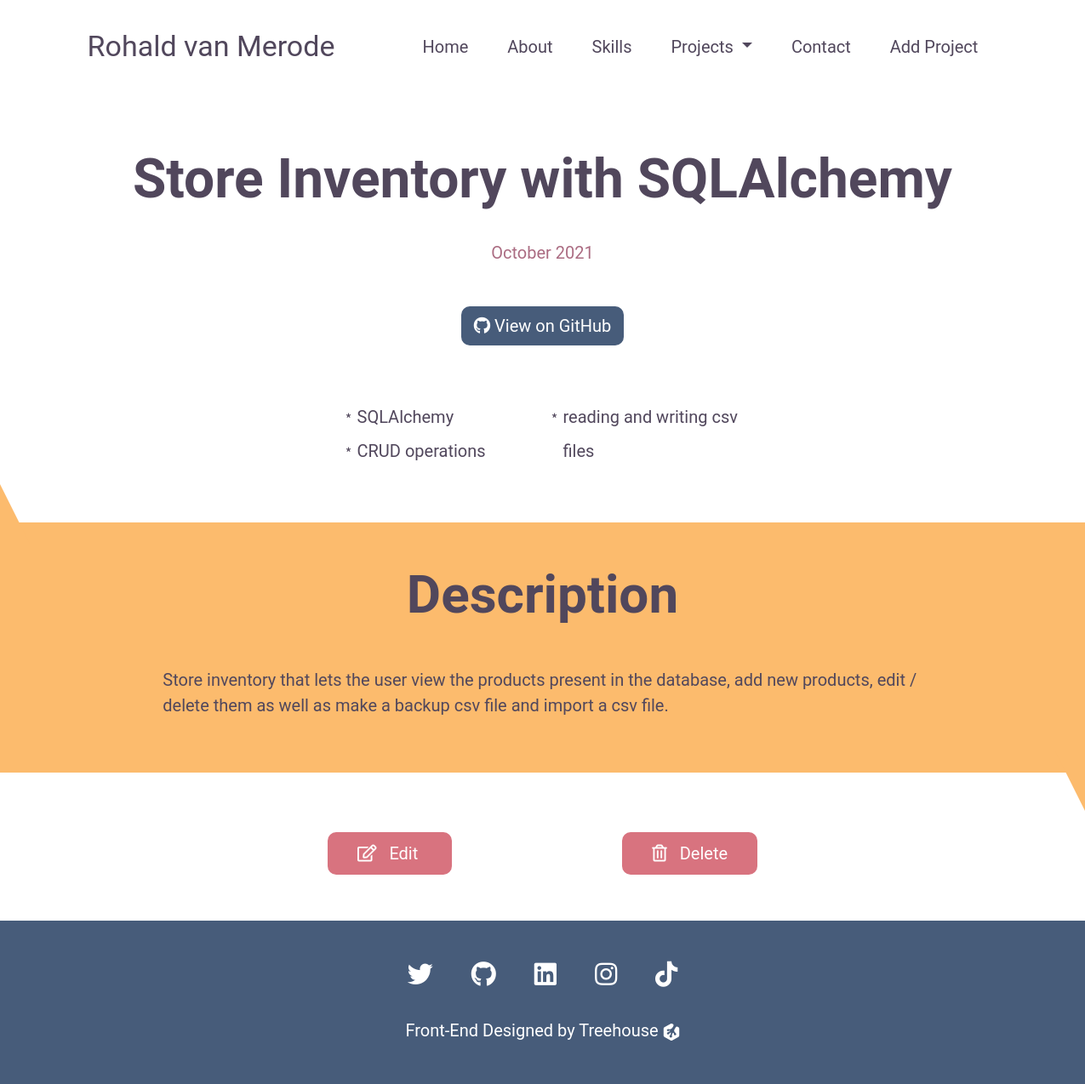
/projects/4, run on the app's committed database.
### models.py (models this page shows)
class Project(db.Model):
    id = db.Column(db.Integer, primary_key=True)
    title = db.Column('Title', db.String())
    completion_date = db.Column('Completion Date', db.DateTime)
    description = db.Column('Description', db.Text)
    skills = db.Column('Skills', db.String())
    github = db.Column('Github', db.String())
    screenshot = db.Column('Screenshot URL', db.String())

### app.py (the view)
@app.route('/projects/<id>')
def project(id):
    project = Project.query.get_or_404(id)
    date = project.completion_date.strftime('%B %Y')
    skills = project.skills.split(', ')
    return render_template('detail.html', project=project, date=date, skills=skills)

### templates/detail.html (shortened to what this page needs)
{% extends 'layout.html' %}
{% block content %}
    <section class="header">
        <h1>{{project.title}}</h1>
        <p>{{date}}</p>
        <a href="{{project.github}}" class="github-btn">
            <i class="fab fa-github"></i>
            View on GitHub
        </a>
        <ul class="project-skills">
            <div>
                {% for skill in skills %}
                <li>{{skill}}</li>
                {% endfor %}
            </div>
        </ul>
    </section>
    <section id="project-desc">
        <div id="triangle5"></div>
        <h2>Description</h2>
        <p>
            {{project.description}}
        </p>
        <div id="triangle6"></div>
    </section>
    <section id="edit-delete">
        <a href="{{ url_for('edit_project', id=project.id) }}">
            <i class="fas fa-edit"></i>
            Edit
        </a>
        <a href="{{ url_for('delete_project', id=project.id) }}">
            <i class="far fa-trash-alt"></i>
            Delete
        </a>
    </section>
    <section class="footer">
        <div class="socials">
            <a href="">
                <i class="fab fa-twitter"></i>
            </a>
            <a href="">
                <i class="fab fa-github"></i>
            </a>
            <a href="">
                <i class="fab fa-linkedin"></i>
            </a>
            <a href="">
                <i class="fab fa-instagram"></i>
            </a>
            <a href="">
                <i class="fab fa-tiktok"></i>
            </a>
        </div>
        <div class="treehouse">
            <p>
                Front-End Designed by
                <a href="https://teamtreehouse.com">
                    Treehouse
                </a>
            </p>
        </div>
    </section>
{% endblock %}

### static/styles.css (style rules this page uses)
:root { --primary-text: #51475c; --secondary-text: #ab6c82; --primary: #475c7a; --secondary: #fcbb6d; --accent: #d8737f; --white: #fff; }
* { font-family: 'Roboto', Arial, Helvetica, sans-serif; color: var(--primary-text); }
p, li, a { font-size: 20px; }
h2 { font-size: 30px; font-weight: bold; }
body { overflow-x: hidden; }
.header { margin-left: 5%; margin-right: 5%; margin-top: 5rem; text-align: center; }
.header h1 { font-size: 32px; font-weight: bold; }
.header p { font-size: 20px; color: var(--secondary-text); }
.header .github-btn { display: inline-block; margin-top: 2rem; margin-bottom: 4rem; }
.header .project-skills { list-style: none; text-align: left; margin: auto; line-height: 40px; max-width: 250px; margin-bottom: 4rem; }
.header .project-skills li { position: relative; }
.header .project-skills li::before { content: '\FE61'; position: absolute; left: -20px; }
.github-btn { border-radius: 10px; background-color: var(--primary); padding: 8px 15px; color: var(--white); text-decoration: none; }
.github-btn i { color: var(--white); }
.footer { background-color: var(--primary); text-align: center; padding-bottom: 2rem; }
.footer i, .footer p, .footer a { color: var(--white); text-decoration: none; }
.footer .socials { padding-top: 3rem; margin-bottom: 2rem; }
.footer .socials i { font-size: 30px; padding: 0 10px; }
.footer svg { height: 20px; width: 20px; }
#project-desc { background-color: var(--secondary); position: relative; text-align: center; padding-right: 5%; padding-left: 5%; }
#triangle5 { width: 0; height: 0; border-left: 50px solid transparent; border-right: 50px solid transparent; border-bottom: 100px solid var(--secondary); position: absolute; top: -75px; left: -65px; }
#project-desc h2 { padding-top: 3rem; margin-bottom: 3rem; }
#project-desc p { text-align: left; padding-bottom: 4rem; }
#triangle6 { width: 0; height: 0; border-left: 50px solid transparent; border-right: 50px solid transparent; border-top: 100px solid var(--secondary); position: absolute; bottom: -75px; right: -65px; }
#edit-delete { padding-top: 4rem; padding-bottom: 4rem; text-align: center; }
#edit-delete a { background-color: var(--accent); border-radius: 10px; color: var(--white); padding: 13px 35px; text-decoration: none; }
#edit-delete a:first-of-type { margin-right: 20px; }
#edit-delete a i { color: var(--white); margin-right: 10px; font-weight: normal; }
@media (min-width: 992px) { h2 { font-size: 62px; } }
@media (min-width: 992px) { .header h1 { font-size: 64px; margin-bottom: 2rem; } }
@media (min-width: 992px) { .footer .socials i { padding: 0 20px; } }
@media (min-width: 992px) { #project-desc { padding-right: 15%; padding-left: 15%; } }
@media (min-width: 1200px) { .header .project-skills { -webkit-column-count: 2; -moz-column-count: 2; column-count: 2; max-width: 500px; } }
@media (min-width: 1200px) { #edit-delete a:first-of-type { margin-right: 200px; } }

### data on the page
Project: title "Store Inventory with SQLAlchemy", description "Store inventory that lets the user view the products present in the database, add new products, edit / delete them as well as make a backup csv file and import a csv file."

### other printed values
{{ date }} "October 2021"
{{ skill }} "SQLAlchemy" "CRUD operations" "reading and writing csv files"
